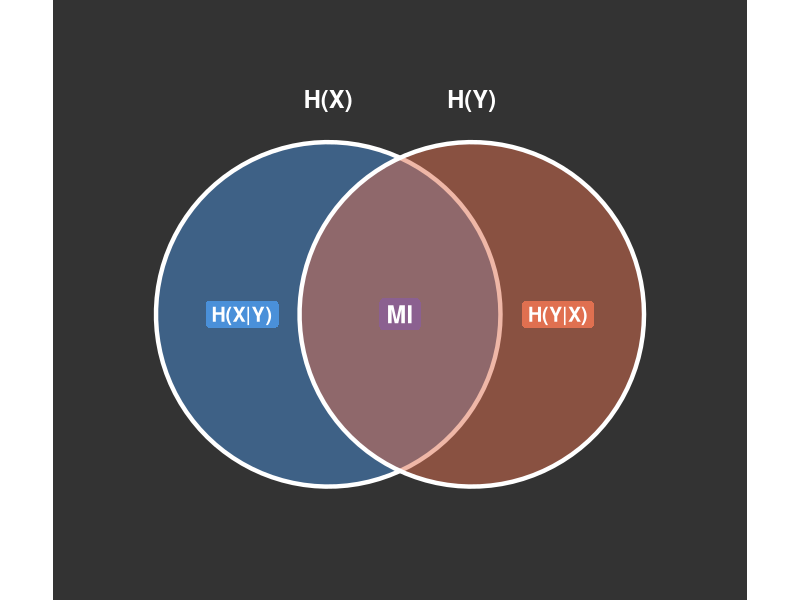
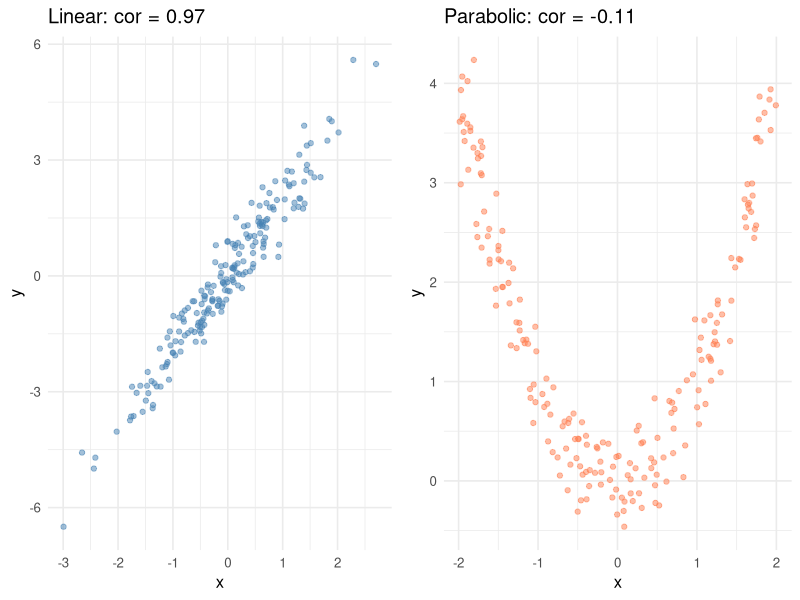

Generate these figures, in order, with R:
## ---- chunk 1
#| label: setup
#| include: false

library(tidyverse)
library(knitr)
## ---- chunk 2
#| label: entropy-examples
#| echo: false

tibble::tribble(
  ~Box, ~Contents, ~Probabilities, ~H,
  "Box 1", "{A,A,A,A}", "(1)", "0",
  "Box 2", "{A,A,B,B}", "(½, ½)", "1",
  "Box 3", "{A,B,C,D}", "(¼,¼,¼,¼)", "2",
  "Box 4", "{A,A,B,C}", "(½,¼,¼)", "1.5"
) |> knitr::kable()
## ---- chunk 3
#| label: fig-entropy-venn
#| echo: false
#| fig-height: 4.5
#| fig-width: 7

# Generate circle coordinates without ggforce
make_circle <- function(x0, y0, r, n = 100) {
  theta <- seq(0, 2 * pi, length.out = n)
  tibble::tibble(
    x = x0 + r * cos(theta),
    y = y0 + r * sin(theta)
  )
}

# Create two overlapping circles
circle_left <- make_circle(x0 = -0.5, y0 = 0, r = 1.2)
circle_right <- make_circle(x0 = 0.5, y0 = 0, r = 1.2)

# Build the plot
ggplot2::ggplot() +
  # Left circle (H(X))
  ggplot2::geom_polygon(
    data = circle_left,
    mapping = aes(x = x, y = y),
    fill = "#4A90D9",
    alpha = 0.5,
    color = "white",
    linewidth = 1.5
  ) +
  # Right circle (H(Y))
  ggplot2::geom_polygon(
    data = circle_right,
    mapping = aes(x = x, y = y),
    fill = "#E07050",
    alpha = 0.5,
    color = "white",
    linewidth = 1.5
  ) +
  # Circle labels (H(X) and H(Y) above circles)
  ggplot2::annotate(
    "text", x = -0.5, y = 1.5, label = "H(X)", 
    size = 6, fontface = "bold", color = "white"
  ) +
  ggplot2::annotate(
    "text", x = 0.5, y = 1.5, label = "H(Y)", 
    size = 6, fontface = "bold", color = "white"
  ) +
  # Region labels
  ggplot2::annotate(
    "label", x = -1.1, y = 0, label = "H(X|Y)", size = 5, 
    fill = "#4A90D9", color = "white", fontface = "bold", 
    label.size = 0
  ) +
  ggplot2::annotate(
    "label", x = 1.1, y = 0, label = "H(Y|X)", size = 5, 
    fill = "#E07050", color = "white", fontface = "bold", 
    label.size = 0
  ) +
  ggplot2::annotate(
    "label", x = 0, y = 0, label = "MI", size = 6, 
    fill = "#8B6090", color = "white", fontface = "bold", 
    label.size = 0
  ) +
  ggplot2::coord_fixed() +
  ggplot2::theme_void() +
  ggplot2::theme(
    panel.background = 
      element_rect(fill = "gray20", color = NA)
  ) +
  ggplot2::xlim(-2.2, 2.2) +
  ggplot2::ylim(-1.8, 2)
## ---- chunk 4
#| label: kl-example
#| echo: false

tibble::tribble(
  ~x, ~`P(x)`, ~`Q(x)`, ~`log₂(P/Q)`, ~Term,
  "A₁", "1/4", "1/4", "0", "0",
  "A₂", "1/4", "1/4", "0", "0",
  "B₁", "1/4", "1/8", "1", "1/4",
  "B₂", "0", "1/8", "—", "0",
  "C₁", "0", "1/8", "—", "0",
  "C₂", "1/4", "1/8", "1", "1/4"
) |> knitr::kable()
## ---- chunk 5
#| label: mi-vs-cor
#| echo: false
#| fig-height: 3.5
#| fig-width: 8

set.seed(42)
n <- 200

# Linear relationship
x1 <- rnorm(n)
y1 <- 2*x1 + rnorm(n, sd = 0.5)

# Nonlinear relationship (parabola)
x2 <- runif(n, -2, 2)
y2 <- x2^2 + rnorm(n, sd = 0.3)

p1 <- tibble(x = x1, y = y1) |>
  ggplot(aes(x, y)) +
  geom_point(alpha = 0.5, color = "steelblue") +
  labs(title = paste0("Linear: cor = ", round(cor(x1, y1), 2))) +
  theme_minimal(base_size = 12)

p2 <- tibble(x = x2, y = y2) |>
  ggplot(aes(x, y)) +
  geom_point(alpha = 0.5, color = "coral") +
  labs(title = paste0("Parabolic: cor = ", round(cor(x2, y2), 2))) +
  theme_minimal(base_size = 12)

gridExtra::grid.arrange(p1, p2, ncol = 2)
